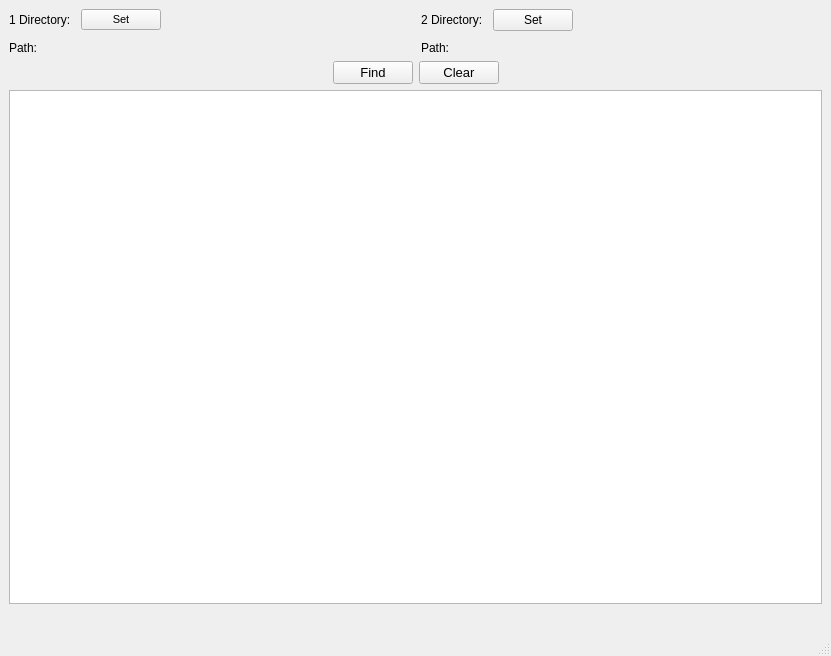
<?xml version="1.0" encoding="UTF-8"?>
<ui version="4.0">
 <class>MainWindow</class>
 <widget class="QMainWindow" name="MainWindow">
  <property name="geometry">
   <rect>
    <x>0</x>
    <y>0</y>
    <width>831</width>
    <height>656</height>
   </rect>
  </property>
  <property name="windowTitle">
   <string>Duplicate finder</string>
  </property>
  <widget class="QWidget" name="centralwidget">
   <layout class="QVBoxLayout" name="verticalLayout_4">
    <item>
     <layout class="QVBoxLayout" name="verticalLayout_3">
      <item>
       <layout class="QHBoxLayout" name="horizontalLayout_3">
        <property name="spacing">
         <number>10</number>
        </property>
        <item>
         <layout class="QVBoxLayout" name="verticalLayout">
          <item>
           <layout class="QHBoxLayout" name="horizontalLayout">
            <item>
             <widget class="QLabel" name="label">
              <property name="text">
               <string>1 Directory:</string>
              </property>
             </widget>
            </item>
            <item>
             <widget class="QPushButton" name="dir1_set_button">
              <property name="font">
               <font>
                <pointsize>8</pointsize>
               </font>
              </property>
              <property name="text">
               <string>Set</string>
              </property>
             </widget>
            </item>
            <item>
             <spacer name="horizontalSpacer_3">
              <property name="orientation">
               <enum>Qt::Horizontal</enum>
              </property>
              <property name="sizeHint" stdset="0">
               <size>
                <width>40</width>
                <height>20</height>
               </size>
              </property>
             </spacer>
            </item>
           </layout>
          </item>
          <item>
           <layout class="QHBoxLayout" name="horizontalLayout_5">
            <item>
             <widget class="QLabel" name="path">
              <property name="maximumSize">
               <size>
                <width>31</width>
                <height>16777215</height>
               </size>
              </property>
              <property name="text">
               <string>Path: </string>
              </property>
             </widget>
            </item>
            <item>
             <widget class="QLabel" name="dir1_path_label">
              <property name="text">
               <string/>
              </property>
             </widget>
            </item>
           </layout>
          </item>
         </layout>
        </item>
        <item>
         <layout class="QVBoxLayout" name="verticalLayout_2">
          <item>
           <layout class="QHBoxLayout" name="horizontalLayout_2">
            <item>
             <widget class="QLabel" name="label_2">
              <property name="text">
               <string>2 Directory:</string>
              </property>
             </widget>
            </item>
            <item>
             <widget class="QPushButton" name="dir2_set_button">
              <property name="text">
               <string>Set</string>
              </property>
             </widget>
            </item>
            <item>
             <spacer name="horizontalSpacer_4">
              <property name="orientation">
               <enum>Qt::Horizontal</enum>
              </property>
              <property name="sizeHint" stdset="0">
               <size>
                <width>40</width>
                <height>20</height>
               </size>
              </property>
             </spacer>
            </item>
           </layout>
          </item>
          <item>
           <layout class="QHBoxLayout" name="horizontalLayout_6">
            <item>
             <widget class="QLabel" name="path2">
              <property name="maximumSize">
               <size>
                <width>31</width>
                <height>16777215</height>
               </size>
              </property>
              <property name="text">
               <string>Path:</string>
              </property>
             </widget>
            </item>
            <item>
             <widget class="QLabel" name="dir2_path_label">
              <property name="text">
               <string/>
              </property>
             </widget>
            </item>
           </layout>
          </item>
         </layout>
        </item>
       </layout>
      </item>
      <item>
       <layout class="QHBoxLayout" name="horizontalLayout_4">
        <item>
         <spacer name="horizontalSpacer">
          <property name="orientation">
           <enum>Qt::Horizontal</enum>
          </property>
          <property name="sizeHint" stdset="0">
           <size>
            <width>40</width>
            <height>20</height>
           </size>
          </property>
         </spacer>
        </item>
        <item>
         <widget class="QPushButton" name="find_equal_button">
          <property name="font">
           <font>
            <pointsize>10</pointsize>
           </font>
          </property>
          <property name="text">
           <string>Find</string>
          </property>
         </widget>
        </item>
        <item>
         <widget class="QPushButton" name="clear_button">
          <property name="font">
           <font>
            <pointsize>10</pointsize>
           </font>
          </property>
          <property name="text">
           <string>Clear</string>
          </property>
         </widget>
        </item>
        <item>
         <spacer name="horizontalSpacer_2">
          <property name="orientation">
           <enum>Qt::Horizontal</enum>
          </property>
          <property name="sizeHint" stdset="0">
           <size>
            <width>40</width>
            <height>20</height>
           </size>
          </property>
         </spacer>
        </item>
       </layout>
      </item>
      <item>
       <widget class="QListWidget" name="equal_list">
        <property name="editTriggers">
         <set>QAbstractItemView::NoEditTriggers</set>
        </property>
        <property name="selectionMode">
         <enum>QAbstractItemView::NoSelection</enum>
        </property>
       </widget>
      </item>
     </layout>
    </item>
    <item>
     <widget class="QLabel" name="result_label">
      <property name="font">
       <font>
        <pointsize>10</pointsize>
       </font>
      </property>
      <property name="text">
       <string/>
      </property>
      <property name="alignment">
       <set>Qt::AlignCenter</set>
      </property>
     </widget>
    </item>
   </layout>
  </widget>
  <widget class="QMenuBar" name="menubar">
   <property name="geometry">
    <rect>
     <x>0</x>
     <y>0</y>
     <width>831</width>
     <height>26</height>
    </rect>
   </property>
  </widget>
  <widget class="QStatusBar" name="statusbar"/>
 </widget>
 <resources/>
 <connections/>
</ui>
